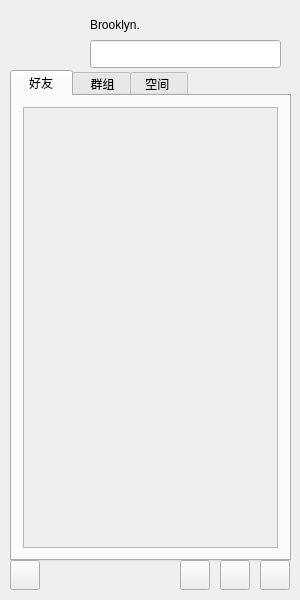
<?xml version="1.0" encoding="UTF-8"?>
<ui version="4.0">
 <class>MyChatDialog</class>
 <widget class="QDialog" name="MyChatDialog">
  <property name="geometry">
   <rect>
    <x>0</x>
    <y>0</y>
    <width>300</width>
    <height>600</height>
   </rect>
  </property>
  <property name="minimumSize">
   <size>
    <width>300</width>
    <height>600</height>
   </size>
  </property>
  <property name="maximumSize">
   <size>
    <width>300</width>
    <height>600</height>
   </size>
  </property>
  <property name="sizeIncrement">
   <size>
    <width>0</width>
    <height>0</height>
   </size>
  </property>
  <property name="windowTitle">
   <string>MyChatDialog</string>
  </property>
  <widget class="QPushButton" name="pb_icon">
   <property name="geometry">
    <rect>
     <x>10</x>
     <y>10</y>
     <width>60</width>
     <height>60</height>
    </rect>
   </property>
   <property name="text">
    <string/>
   </property>
   <property name="icon">
    <iconset resource="resource.qrc">
     <normaloff>:/tx/13.png</normaloff>:/tx/13.png</iconset>
   </property>
   <property name="iconSize">
    <size>
     <width>60</width>
     <height>60</height>
    </size>
   </property>
   <property name="flat">
    <bool>true</bool>
   </property>
  </widget>
  <widget class="QLabel" name="lb_name">
   <property name="geometry">
    <rect>
     <x>90</x>
     <y>10</y>
     <width>211</width>
     <height>30</height>
    </rect>
   </property>
   <property name="text">
    <string>Brooklyn.</string>
   </property>
  </widget>
  <widget class="QLineEdit" name="le_feeling">
   <property name="geometry">
    <rect>
     <x>90</x>
     <y>40</y>
     <width>191</width>
     <height>28</height>
    </rect>
   </property>
  </widget>
  <widget class="QTabWidget" name="tabWidget">
   <property name="geometry">
    <rect>
     <x>10</x>
     <y>70</y>
     <width>281</width>
     <height>491</height>
    </rect>
   </property>
   <property name="minimumSize">
    <size>
     <width>281</width>
     <height>491</height>
    </size>
   </property>
   <property name="maximumSize">
    <size>
     <width>281</width>
     <height>491</height>
    </size>
   </property>
   <property name="currentIndex">
    <number>0</number>
   </property>
   <widget class="QWidget" name="page_friend">
    <attribute name="title">
     <string>  好友  </string>
    </attribute>
    <layout class="QVBoxLayout" name="verticalLayout">
     <item>
      <widget class="QScrollArea" name="scrollArea">
       <property name="widgetResizable">
        <bool>true</bool>
       </property>
       <widget class="QWidget" name="scrollAreaWidgetContents">
        <property name="geometry">
         <rect>
          <x>0</x>
          <y>0</y>
          <width>255</width>
          <height>446</height>
         </rect>
        </property>
        <layout class="QVBoxLayout" name="verticalLayout_2">
         <item>
          <widget class="QWidget" name="wdg_list" native="true"/>
         </item>
         <item>
          <spacer name="verticalSpacer">
           <property name="orientation">
            <enum>Qt::Vertical</enum>
           </property>
           <property name="sizeHint" stdset="0">
            <size>
             <width>20</width>
             <height>409</height>
            </size>
           </property>
          </spacer>
         </item>
        </layout>
       </widget>
      </widget>
     </item>
    </layout>
   </widget>
   <widget class="QWidget" name="page_group">
    <attribute name="title">
     <string>  群组 </string>
    </attribute>
   </widget>
   <widget class="QWidget" name="page_space">
    <attribute name="title">
     <string> 空间  </string>
    </attribute>
   </widget>
  </widget>
  <widget class="QPushButton" name="pb_menu">
   <property name="geometry">
    <rect>
     <x>10</x>
     <y>560</y>
     <width>30</width>
     <height>30</height>
    </rect>
   </property>
   <property name="text">
    <string/>
   </property>
  </widget>
  <widget class="QPushButton" name="pb_tool1">
   <property name="geometry">
    <rect>
     <x>180</x>
     <y>560</y>
     <width>30</width>
     <height>30</height>
    </rect>
   </property>
   <property name="text">
    <string/>
   </property>
  </widget>
  <widget class="QPushButton" name="pb_tool2">
   <property name="geometry">
    <rect>
     <x>220</x>
     <y>560</y>
     <width>30</width>
     <height>30</height>
    </rect>
   </property>
   <property name="text">
    <string/>
   </property>
  </widget>
  <widget class="QPushButton" name="pb_tool3">
   <property name="geometry">
    <rect>
     <x>260</x>
     <y>560</y>
     <width>30</width>
     <height>30</height>
    </rect>
   </property>
   <property name="text">
    <string/>
   </property>
  </widget>
 </widget>
 <layoutdefault spacing="6" margin="11"/>
 <resources>
  <include location="resource.qrc"/>
 </resources>
 <connections/>
</ui>
